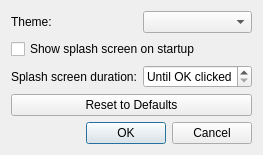
<?xml version="1.0" encoding="UTF-8"?>
<ui version="4.0">
 <class>PreferencesContents</class>
 <widget class="QWidget" name="PreferencesContents">
  <layout class="QVBoxLayout" name="verticalLayout">
   <item>
    <layout class="QFormLayout" name="formLayout">
     <item row="0" column="0">
      <widget class="QLabel" name="themeLabel">
       <property name="text">
        <string>Theme:</string>
       </property>
      </widget>
     </item>
     <item row="0" column="1">
      <widget class="QComboBox" name="themeComboBox"/>
     </item>
     <item row="1" column="0" colspan="2">
      <widget class="QCheckBox" name="splashEnabledCheckBox">
       <property name="text">
        <string>Show splash screen on startup</string>
       </property>
      </widget>
     </item>
     <item row="2" column="0">
      <widget class="QLabel" name="splashSecondsLabel">
       <property name="text">
        <string>Splash screen duration:</string>
       </property>
      </widget>
     </item>
     <item row="2" column="1">
      <widget class="QSpinBox" name="splashSecondsSpinBox">
       <property name="minimum">
        <number>0</number>
       </property>
       <property name="maximum">
        <number>60</number>
       </property>
       <property name="suffix">
        <string> seconds</string>
       </property>
       <property name="specialValueText">
        <string>Until OK clicked</string>
       </property>
      </widget>
     </item>
    </layout>
   </item>
   <item>
    <widget class="QPushButton" name="resetToDefaultsButton">
     <property name="text">
      <string>Reset to Defaults</string>
     </property>
    </widget>
   </item>
   <item>
    <widget class="QDialogButtonBox" name="buttonBox">
     <property name="standardButtons">
      <set>QDialogButtonBox::Cancel|QDialogButtonBox::Ok</set>
     </property>
    </widget>
   </item>
  </layout>
 </widget>
 <resources/>
 <connections/>
</ui>
